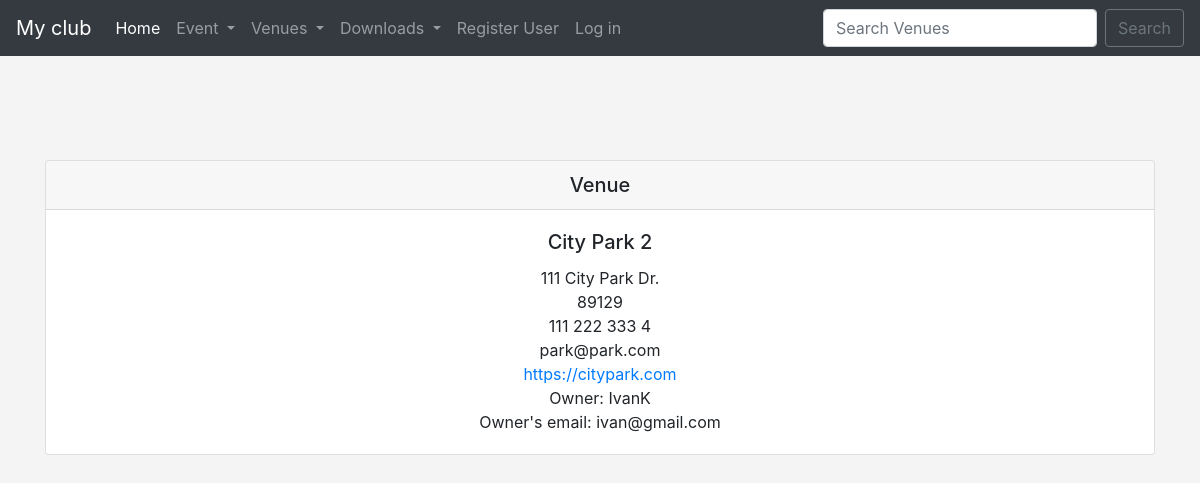
Page /show_venue/1 on the committed database.
### events/models.py (models this page shows)
class Venue(models.Model):
    name = models.CharField('Venue Name', max_length=120)
    address = models.CharField(max_length=300)
    zip_code = models.CharField('Zip Code', max_length=15)
    phone = models.CharField('Contact Phone', max_length=25, blank=True)
    web = models.URLField('Website Address', blank=True)
    email_address = models.EmailField('Email address', blank=True)
    owner = models.IntegerField('Venue Owner', blank=False, default=1)  # blank=False - can't be empty
    def __str__(self):
        return self.name

### events/views.py (the view)
# urls.py: path('show_venue/<venue_id>', views.show_venue, name='show-venue'),
def show_venue(request, venue_id):
    venue = Venue.objects.get(id=venue_id)
    venue_owner = User.objects.get(id=venue.owner)  # Grabs username of owner - but grabs the object itself
    return render(request, 'events/show_venue.html', {
        'venue': venue,
        'venue_owner': venue_owner
    })

### events/templates/events/show_venue.html (shortened to what this page needs)
{% extends 'events/base.html' %}
{% block content %}
    <center>
        <br><br>
        <div class="card">
              <h5 class="card-header">Venue</h5>
              <div class="card-body">
                    <h5 class="card-title">{{ venue }}</h5>
                    <p class="card-text">
                        {{ venue.address }}<br>
                        {{ venue.zip_code }}<br>
                        {{ venue.phone }}<br>
                        {{ venue.email_address }}<br>
                        <a href="{{ venue.web }}">{{ venue.web }}</a><br>
                        Owner: {{ venue_owner }}<br>
                        Owner's email: {{ venue_owner.email }}
                    </p>
              </div>
        </div>
            <br><br>
    </center>
{% endblock %}

### events/templates/events/base.html (style rules this page uses)
body { background: #f4f4f4; }

### rows in the picture
Venue: name "City Park 2", address "111 City Park Dr.", zip_code "89129", phone "111 222 333 4", email_address "park@park.com", web "https://citypark.com"

### other values in the picture
{{ venue_owner }} "IvanK"
{{ venue_owner.email }} "ivan@gmail.com"
